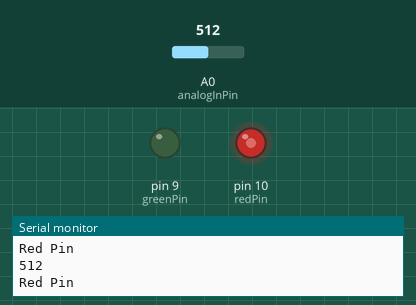
The sketch below on a simulated Arduino Uno, built with avr-gcc and run on an emulated ATmega328P. Parts: output pins drawn as LEDs (lit = HIGH), the last lines printed to the serial monitor. The inputs (shaded band) are chosen by the test bench; at power-on: A0 (analogInPin) = 512.

Above: at 1.2 s.
1.3 s: A0 (analogInPin) set to 887
At 2.0 s:
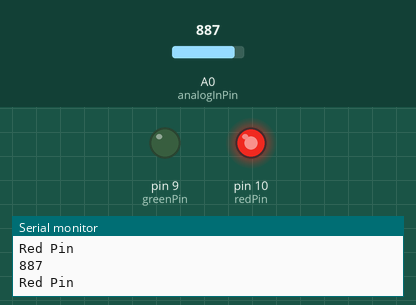
2.8 s: A0 (analogInPin) set to 918
At 3.2 s:
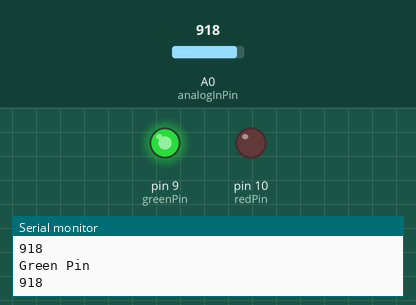
4.3 s: A0 (analogInPin) set to 0
At 5.3 s:
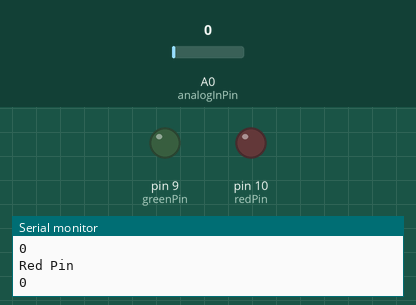
5.8 s: A0 (analogInPin) set to 95
At 6.8 s:
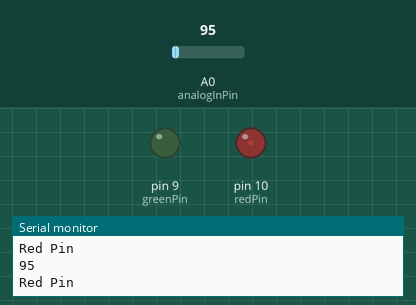
7.3 s: A0 (analogInPin) set to 108
At 8.0 s:
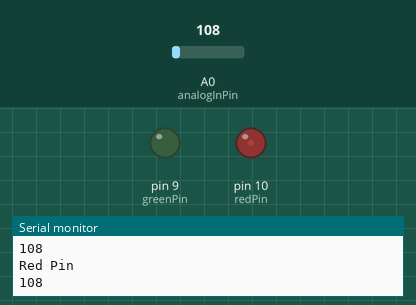
8.8 s: A0 (analogInPin) set to 716
At 9.1 s:
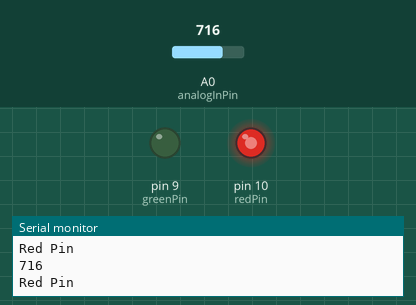
Timing chart, 0 to 11.3 s (numbered marks = the images above; inputs shaded):
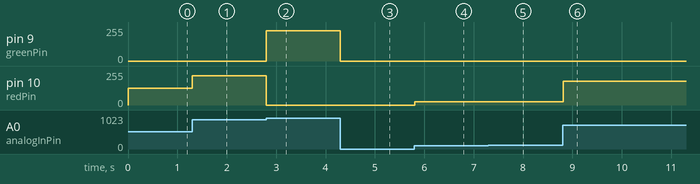

Measured:
- the behaviour switches between 899 and 900 on A0 (analogInPin) (found by bisection; images 1 and 2)
- after the input at 1.3 s, pin 10 (redPin): 127/255 → 221/255 at once
- after the input at 2.8 s, pin 9 (greenPin): 0/255 → 228/255 at once; pin 10 (redPin): 221/255 → 0/255 at once
- after the input at 4.3 s, pin 9 (greenPin): 228/255 → 0/255 at once
- after the input at 5.8 s, pin 10 (redPin): 0/255 → 23/255 at once
- after the input at 7.3 s, pin 10 (redPin): 23/255 → 26/255 at once
- after the input at 8.8 s, pin 10 (redPin): 26/255 → 178/255 at once

The sketch:

AnalogInOutSerial.ino
```cpp
const int analogInPin = A0;  // Analog input pin that the photoresistor is attached to
const int redPin = 10; // Analog output pin that the LED is attached to (red LED)
const int greenPin = 9; //

int sensorValue = 0;        // value read from the photoresistor
int outputValue = 0;        // value output to the PWM (analog out)

void setup() {
  // initialize serial communications at 9600 bps:
  Serial.begin(9600);
  pinMode(redPin, OUTPUT); // set red led pin 8 as output.
  pinMode(greenPin, OUTPUT);
  pinMode(analogInPin, INPUT); // set analog in pin as input
}

void loop() {
  // read the analog in value:
  sensorValue = analogRead(analogInPin);
  // map it to the range of the analog out:
  outputValue = map(sensorValue, 0, 1023, 0, 255); //not sure exactly what the numbers mean?????
  if (sensorValue < 900) {
    analogWrite(redPin, outputValue); //map redpin to the output value
    analogWrite(greenPin, 0);
    Serial.println("Red Pin");
    Serial.println(sensorValue);
  }
  if (sensorValue >= 900){
    analogWrite(greenPin, outputValue); //map yellow pin to the output value
    analogWrite(redPin, 0);
    Serial.println("Green Pin");
    Serial.println(sensorValue);
  }
  // wait 2 milliseconds before the next loop for the analog-to-digital
  // converter to settle after the last reading:
  delay(2);
}
```
